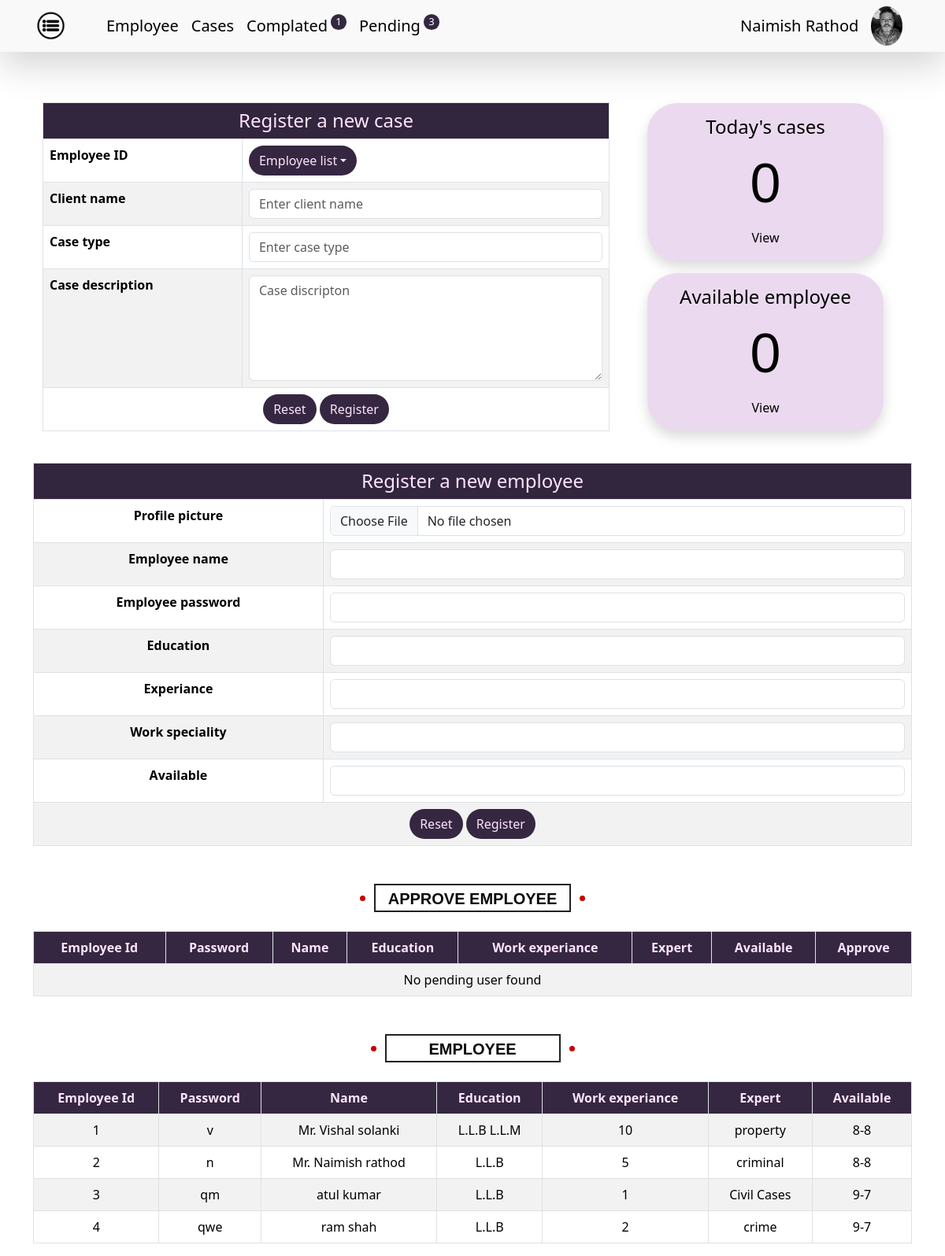
The page /index.php (signed in) on the database as committed earlier.
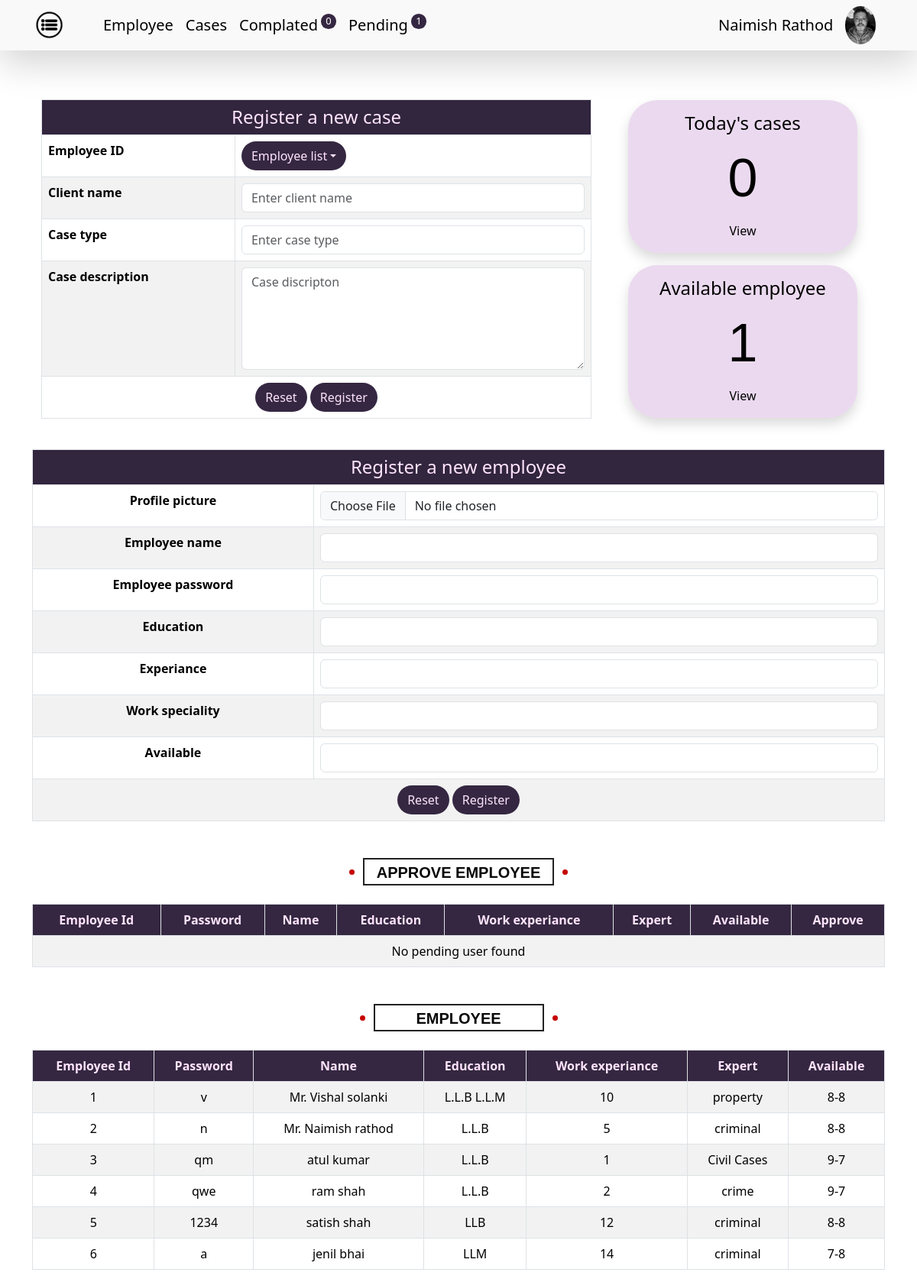
The same page on the database as committed later.
### index.php (the view, shortened to what the changed rows need)
<?php
	$present_cases = 0;
	$present_emp = 0;
	$curdate = date('Y-m-d');
	$ntfyCountPend = 0;
	$ntfyCountDone = 0;
	$statuss = "pending";
include 'connection.php';
	$stmt = $conn->prepare("SELECT * FROM `adv-nr`");
	$stmt->execute();
	$res = $stmt->get_result();
	$row = $res->fetch_assoc();
	$emp = $conn->prepare("SELECT * FROM `all-adv`");
	$emp->execute();
	$emp_res=$emp->get_result();
	$attend=$conn->prepare("SELECT * FROM `attendance` WHERE DATE(`entry`) = ?");
	$attend->bind_param("s",$curdate);
	$attend->execute();
	$attend->store_result();
		if($attend->num_rows > 0){
			$present_emp=$attend->num_rows;
		}
	$qryWork = "SELECT * FROM `work-data`";
	$stmtWork = $conn->prepare($qryWork);
	$stmtWork->execute();
	$resWork = $stmtWork->get_result();
	$workData = $resWork->fetch_all(MYSQLI_ASSOC);
	foreach ($workData as $workRow) {
	    if ($workRow['status'] === 'pending') {
	        $ntfyCountPend++;
	    } else {
	    	$ntfyCountDone++;
	    }
	}
	$tempUser=$conn->prepare("SELECT * FROM `temp_user` WHERE `status` = ?");
	$tempUser->bind_param("s", $statuss);
	$tempUser->execute();
	$tempUserRes = $tempUser->get_result();
	if ($tempUserRes->num_rows > 0) {
    	$hasTemp = true;
	} else {
	     $hasTemp = false;
	}
	if ($emp_res ->num_rows > 0) {
?>
<!DOCTYPE html>
<html>
<head>
	<link href="https://cdn.jsdelivr.net/npm/bootstrap@5.3.3/dist/css/bootstrap.min.css" rel="stylesheet">
  <link rel="stylesheet" type="text/css" href="css/index-style.css">
 </head>
<body>
	 <div class="container-fluid navbar-col shadow-lg">
	 	<nav class="navbar navbar-expand-sm  container">
	 	<div class="container-fluid float-end">
	 		<ul class="navbar-nav nav-text">
	 			<li class="nav-item me-3">
	 				 <img src="img/munu.png"  class="menu-img" data-bs-toggle="offcanvas" data-bs-target="#demo">
	 			</li>
	 			<li class="nav-item ms-4">
	 				<a href="#emp" class="nav-link fs-5">Employee</a>
	 			</li>
	 			<li  class="nav-item">
	 				 <a href="cases.php" class="nav-link fs-5">Cases</a>
	 			</li>
	 			<li class="nav-item">
	 				<a href="complate-case.php" class="nav-link fs-5">Complated<span class="ntfy"><?php echo htmlspecialchars($ntfyCountDone) ?></span></a>
	 			</li>
	 			<li class="nav-item">
	 				<a href="pending-case.php" class="nav-link fs-5">Pending<span class="	ntfy"><?php echo htmlspecialchars($ntfyCountPend) ?></span></a>
	 			</li>
	 		</ul>
	 	</div>
	 	<span class="uname me-3"><?php echo htmlspecialchars($row['name']); ?></span>
	 	<img alt="profile" src="<?php echo htmlspecialchars($row['user_img_src']); ?> " class="user_img me-4">
	 </nav>
	 </div>
	 <div class="row container-lg mx-auto mt-5">
	 	<div class="col-sm-8 mt-3">
	 		<table class="table table-bordered text table-striped">
		 	<form class="form" action="register-client.php" method="get">
		 		<tr >
		 			<th colspan="2" class="table-head-col ">
		 				<h4 class="text-center marg" >Register a new  case</h4>
		 			</th>
		 		</tr>
		 		<tr>
		 			<th>Employee ID</th>
		 			<td>
		 				<div class="dropdown">
		 					<button class="btn bg-purp col-wh radius dropdown-toggle" data-bs-toggle="dropdown" id="ename">Employee list</button>
		 				</div>
		 			</td>
		 		</tr>
		 		<tr>
		 			<th>Client name</th>
		 			<td><input type="text" name="cname" class="form-control" placeholder="Enter client name"></td>
		 		</tr>
		 		<tr>
		 			<th>Case type</th>
		 			<td><input type="text" name="ctype" class="form-control" placeholder="Enter case type"></td>
		 		</tr>
		 		<tr>
		 			<th>Case description</th>
		 			<td><textarea rows="5" name="cdesc" class="form-control" placeholder="Case discripton"></textarea></td>
		 		</tr>
		 		<tr class="text-center">
		 			<td colspan="2" rowspan="2">
		 				<input type="reset" name="reset" class="btn bg-purp col-wh radius">
		 				<input type="submit" name="submit" value="Register" class="btn bg-purp col-wh radius">
		 			</td>
		 		</tr>
		 	</form>
	 		</table>
	 	</div>
	 	<div class="col-sm-4 buble-main">
	 		<div class="bg-l-purp buble text-center shadow">
	 			 <div><h4 class="mt-3 col-blk">Today's cases</h4></div>
	 			 <div><h1 class="attend-font col-blk"><?php echo htmlspecialchars($present_cases) ?></h1></div>
	 			 <div class="view-txt"><a href="today-case.php" class="buble-a col-blk">View</a></div>
	 		</div>
	 		<div class="bg-l-purp buble text-center shadow">
	 			<div><h4 class="mt-3 col-blk">Available employee</h4></div>
	 			<div><h1 class="attend-font col-blk"><?php echo htmlspecialchars($present_emp) ?></h1></div>
	 			<div class="view-txt"><a href="today-employee.php" class="buble-a  col-blk">View</a></div>
	 		</div>
	 	</div>
	 </div>
	 <div class="container mt-4">
	 	<table class="table table-bordered text-center table-striped">
		 	<form class="form" action="register-emp-admin.php" method="post" enctype="multipart/form-data">
		 		<tr >
		 			<th colspan="2" class="table-head-col ">
		 				<h4 class="text-center marg" >Register a new employee</h4>
		 			</th>
		 		</tr>
		 		<tr>
		 				<th>Profile picture</th>
						<td>
							<input type="file" name="profile" class="form-control">
						</td>
				</tr>
		 		<tr>
		 			<th>Employee name</th>
		 			<td><input type="text" name="name" class="form-control"></td>
		 		</tr>
		 		<tr>
		 			<th>Employee password</th>
		 			<td><input type="text" name="pwd" class="form-control"></td>
		 		</tr>
		 		<tr>
		 			<th>Education</th>
		 			<td><input type="text" name="edu" class="form-control"></td>
		 		</tr>
		 		<tr>
		 			<th>Experiance</th>
		 			<td><input type="text" name="exp" class="form-control"></td>
		 		</tr>
		 		<tr>
		 			<th>Work speciality</th>
		 			<td><input type="text" name="work" class="form-control"></td>
		 		</tr>
		 		<tr>
		 			<th>Available</th>
		 			<td><input type="text" name="available" class="form-control"></td>
		 		</tr>
		 		<tr class="text-center">
		 			<td colspan="2" rowspan="2">
		 				<input type="reset" name="reset" class="btn bg-purp col-wh radius">
		 				<input type="submit" name="submit" value="Register" class="btn bg-purp col-wh radius">
		 			</td>
		 		</tr>
		 	</form>
	 		</table>
	 </div>
	<div class="thirteen mt-5 head-widh">
    	<h1>Approve employee</h1>
	</div>
 	 <div class="container mt-4 rounded">
	  	<table class="table table-striped table-bordered text-center" id="emp">
	  		<thead>
	  		<tr>
	  			<th class="table-head-col">Employee Id</th>
	  			<th class="table-head-col">Password</th>
	  			<th class="table-head-col">Name</th>
	  			<th class="table-head-col">Education</th>
	  			<th class="table-head-col">Work experiance</th>
	  			<th class="table-head-col">Expert</th>
	  			<th class="table-head-col">Available</th>
	  			<th class="table-head-col">Approve</th>
	  		</tr>
	  		</thead>
	  		<tbody>
		  	<?php if ($hasTemp === false) { ?>
			    <tr>
			        <td colspan="8">No pending user found</td>
			    </tr>
			<?php } ?>
		  	</tbody>
	 	</table>
	 </div>
	<div class="thirteen mt-5">
    	<h1>Employee</h1>
	</div>
 	 <div class="container mt-4 rounded" id="emp">
	  	<table class="table table-striped table-bordered text-center" >
	  		<thead>
	  		<tr>
	  			<th class="table-head-col">Employee Id</th>
	  			<th class="table-head-col">Password</th>
	  			<th class="table-head-col">Name</th>
	  			<th class="table-head-col">Education</th>
	  			<th class="table-head-col">Work experiance</th>
	  			<th class="table-head-col">Expert</th>
	  			<th class="table-head-col">Available</th>
	  		</tr>
	  		</thead>
	  		<tbody>
	  		<?php while ($emp_row = $emp_res->fetch_assoc()) { ?>
	  		<tr>
	  			<td><?php echo htmlspecialchars($emp_row['id']); ?> </td>
	  			<td><?php echo htmlspecialchars($emp_row['pwd']); ?> </td>
	  			<td><?php echo htmlspecialchars($emp_row['name']); ?> </td>
	  			<td><?php echo htmlspecialchars($emp_row['edu']); ?> </td>
	  			<td><?php echo htmlspecialchars($emp_row['exp']); ?> </td>
	  			<td><?php echo htmlspecialchars($emp_row['work']); ?> </td>
	  			<td><?php echo htmlspecialchars($emp_row['available']); ?> </td>
	  		</tr>
		 <?php  } ?>
		  	</tbody>
	 	</table>
	 </div>
</body>
</html>
<?php
 }
 else {
 	echo "no result found";
 }
?>

Rows that differ between the two databases and show on the page:
shown differently, row unchanged: adv-nr "Naimish Rathod": id (not shown) → "1"
added all-adv: id "5", pwd "1234", name "satish shah", edu "LLB", exp "12", work "criminal", available "8-8"
added all-adv: id "6", pwd "a", name "jenil bhai", edu "LLM", exp "14", work "criminal", available "7-8"
Other text that changed with them:
$ntfyCountDone: "1" → "0"
$ntfyCountPend: "3" → "1"
$present_emp: "0" → (not shown)
